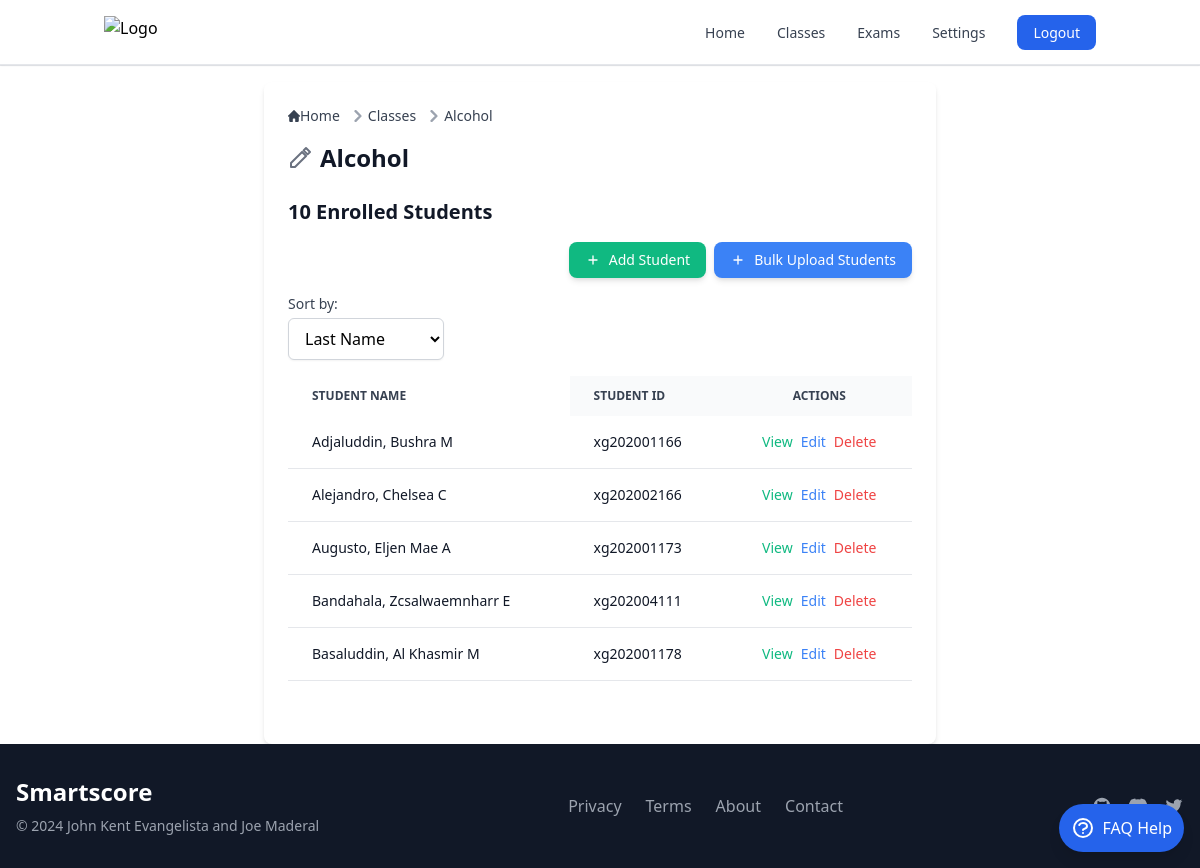
Page /classes/20/ (signed in) on the committed database.
### smartscoreapp/models.py (models this page shows, shortened)
class Class(models.Model):
    name = models.CharField(max_length=100)
    description = models.TextField(blank=True)
    user = models.ForeignKey(settings.AUTH_USER_MODEL, on_delete=models.CASCADE)

class Student(models.Model):
    first_name = models.CharField(max_length=50)
    last_name = models.CharField(max_length=50)
    middle_initial = models.CharField(max_length=1, blank=True)
    student_id = models.CharField(max_length=12, blank=True)  # Not unique
    assigned_class = models.ForeignKey(Class, on_delete=models.CASCADE, related_name='students', null=False)
    short_id = models.CharField(max_length=8, editable=False, null=True, blank=True)
    class Meta:
        unique_together = ('first_name', 'last_name', 'middle_initial', 'assigned_class', 'short_id')

### smartscoreapp/views.py (the view)
# urls.py: path('classes/<int:class_id>/', class_detail_view, name='class_detail'),
@login_required
def class_detail_view(request, class_id):
    user_instance = request.user
    class_instance = get_object_or_404(Class, id=class_id)
    if class_instance.user != user_instance:
        raise PermissionDenied("You are not authorized to view this class.")
    sort_by = request.GET.get('sort_by', 'last_name')
    students = Student.objects.filter(assigned_class=class_instance).exclude(assigned_class=None)
    if sort_by == 'first_name':
        students = students.order_by('first_name', 'last_name')
    elif sort_by == 'most_recent':
        students = students.order_by('-id')
    else:
        students = students.order_by('last_name', 'first_name')
    if request.method == 'POST':
        form = StudentForm(request.POST)
        if form.is_valid():
            student = form.save(commit=False)
            student.assigned_class = class_instance
            try:
                student.save()
                messages.success(request, 'Student added successfully!')
                return redirect('class_detail', class_id=class_id)
            except Exception as e:
                messages.error(request, f"Error saving student: {e}")
        else:
            messages.error(request, 'Please correct the errors below.')
    else:
        form = StudentForm()
    context = {
        'class': class_instance,
        'students': students,
        'form': form,
        'sort_by': sort_by,
    }
    return render(request, 'class_detail.html', context)

### smartscoreapp/forms.py (shortened to what this page needs)
class StudentForm(forms.ModelForm):
    class Meta:
        model = Student
        fields = ['first_name', 'last_name', 'middle_initial', 'student_id']
    def __init__(self, *args, **kwargs):
        class_instance = kwargs.pop('assigned_class', None)
        super(StudentForm, self).__init__(*args, **kwargs)
        if class_instance:
            self.instance.assigned_class = class_instance

### templates/classes/class_detail.html (shortened to what this page needs)
{% extends "base.html" %}
{% load static %}
{% block content %}
<div class="max-w-2xl mx-auto p-6 bg-white shadow-md rounded-lg">
<nav class="flex mb-4" aria-label="Breadcrumb">
  <ol class="inline-flex items-center space-x-1 md:space-x-2 rtl:space-x-reverse">
    <li class="inline-flex items-center">
      <a href="{% url 'index' %}" class="inline-flex items-center text-sm font-medium text-gray-700 hover:text-blue-600 dark:text-gray-400 dark:hover:text-white">
        Home
      </a>
    </li>
    <li class="flex items-center">
      <svg class="rtl:rotate-180 w-3 h-3 text-gray-400 mx-1" aria-hidden="true" xmlns="http://www.w3.org/2000/svg" fill="none" viewBox="0 0 6 10">
        <path stroke="currentColor" stroke-linecap="round" stroke-linejoin="round" stroke-width="2" d="m1 9 4-4-4-4"/>
      </svg>
      <a href="{% url 'classes' %}" class="text-sm font-medium text-gray-700 hover:text-blue-600 dark:text-gray-400 dark:hover:text-white">Classes</a>
    </li>
    <li class="flex items-center">
      <svg class="rtl:rotate-180 w-3 h-3 text-gray-400 mx-1" aria-hidden="true" xmlns="http://www.w3.org/2000/svg" fill="none" viewBox="0 0 6 10">
        <path stroke="currentColor" stroke-linecap="round" stroke-linejoin="round" stroke-width="2" d="m1 9 4-4-4-4"/>
      </svg>
      <span class="text-sm font-medium text-gray-700 dark:text-gray-400">{{ class.name }}</span>
    </li>
  </ol>
</nav>
<div class="mb-6 flex items-center">
  <h1 class="text-2xl font-semibold text-gray-900 dark:text-white cursor-pointer" onclick="openUpdateClassModal()">{{ class.name }}</h1>
</div>
<h2 class="text-xl font-semibold text-gray-900 dark:text-white mb-4">
  {{ students.count }} Enrolled Students
</h2>
<div class="mb-4 flex space-x-2 justify-end">
  <button
    data-modal-target="add-student-modal-{{ class.id }}"
    data-modal-toggle="add-student-modal-{{ class.id }}"
    class="flex items-center text-sm text-white bg-green-500 hover:bg-green-600 px-4 py-2 rounded-lg shadow-md transition duration-200 transform hover:scale-105 focus:outline-none focus:ring-2 focus:ring-green-300 focus:ring-opacity-50">
    <svg class="w-4 h-4 mr-2" fill="none" stroke="currentColor" viewBox="0 0 24 24" xmlns="http://www.w3.org/2000/svg">
      <path stroke-linecap="round" stroke-linejoin="round" stroke-width="2" d="M12 6v6m0 0v6m0-6h6m-6 0H6"></path>
    </svg>
    Add Student
  </button>
  <button class="flex items-center text-sm text-white bg-blue-500 hover:bg-blue-600 px-4 py-2 rounded-lg shadow-md transition duration-200 transform hover:scale-105 focus:outline-none focus:ring-2 focus:ring-blue-300 focus:ring-opacity-50" onclick="openBulkUploadModal()">
    <svg class="w-4 h-4 mr-2" fill="none" stroke="currentColor" viewBox="0 0 24 24" xmlns="http://www.w3.org/2000/svg">
      <path stroke-linecap="round" stroke-linejoin="round" stroke-width="2" d="M12 6v6m0 0v6m0-6h6m-6 0H6"></path>
    </svg>
    Bulk Upload Students
  </button>
</div>
<div class="mb-4">
  <label for="sort-by" class="block text-sm font-medium text-gray-700 dark:text-gray-300">Sort by:</label>
  <select id="sort-by" name="sort_by" class="mt-1 block w-1/4 px-3 py-2 border border-gray-300 bg-white dark:bg-gray-700 dark:border-gray-600 rounded-md shadow-sm focus:outline-none focus:ring-blue-500 focus:border-blue-500 dark:text-gray-300"
    onchange="location = this.value;">
    <option value="?sort_by=last_name" {% if sort_by == 'last_name' %}selected{% endif %}>Last Name</option>
  </select>
</div>
<div class="relative overflow-x-auto max-h-80 mb-6">
  <table class="min-w-full text-sm text-left text-gray-500 dark:text-gray-400">
    <thead class="text-xs text-gray-700 uppercase bg-gray-50 dark:bg-gray-700 dark:text-gray-400">
      <tr>
        <th scope="col" class="px-6 py-3 sticky left-0 bg-white dark:bg-gray-800 z-10">
          Student Name
        </th>
        <th scope="col" class="px-6 py-3">Student ID</th>
        <th scope="col" class="px-6 py-3 text-center">Actions</th>
      </tr>
    </thead>
    <tbody>
      {% for student in students %}
      <tr class="bg-white border-b dark:bg-gray-800 dark:border-gray-700">
        <td class="px-6 py-4 font-medium text-gray-900 dark:text-white sticky left-0 bg-white dark:bg-gray-800">
            {{ student.last_name }}, {{ student.first_name }} {{ student.middle_initial }}
        </td>
        <td class="px-6 py-4 text-gray-900 dark:text-white">{{ student.student_id }}</td>
        <td class="px-6 py-4 text-center flex justify-center space-x-2">
            <a href="{% url 'student_test_papers' student.id %}" class="text-green-500 hover:text-green-600 dark:text-green-400 dark:hover:text-green-500">View</a>
            <button class="text-blue-500 hover:text-blue-600 dark:text-blue-400 dark:hover:text-blue-500"
    onclick="openEditModal('{{ student.student_id }}', '{{ student.first_name }}', '{{ student.middle_initial }}', '{{ student.last_name }}', '{{ class.id }}')">Edit</button>
<button
    type="button"
    onclick="openDeleteModal('{{ student.student_id }}', '{{ student.first_name }} {{ student.last_name }}', '{{ class.id }}')"
    class="text-red-500 hover:text-red-600">
    Delete
</button>
        </td>
    </tr>
      {% empty %}
        <tr class="bg-white border-b dark:bg-gray-800 dark:border-gray-700">
          <td colspan="3" class="px-6 py-4 text-center text-gray-500 dark:text-gray-400">No students enrolled yet.</td>
        </tr>
      {% endfor %}
    </tbody>
  </table>
</div>
</div>
</div>
{% endblock %}

### rows in the picture
Class: name "Alcohol"
Student: last_name "Adjaluddin", first_name "Bushra", middle_initial "M", student_id "xg202001166"
Student: last_name "Alejandro", first_name "Chelsea", middle_initial "C", student_id "xg202002166"
Student: last_name "Augusto", first_name "Eljen Mae", middle_initial "A", student_id "xg202001173"
Student: last_name "Bandahala", first_name "Zcsalwaemnharr", middle_initial "E", student_id "xg202004111"
Student: last_name "Basaluddin", first_name "Al Khasmir", middle_initial "M", student_id "xg202001178"

### other values in the picture
{{ students.count }} "10"
